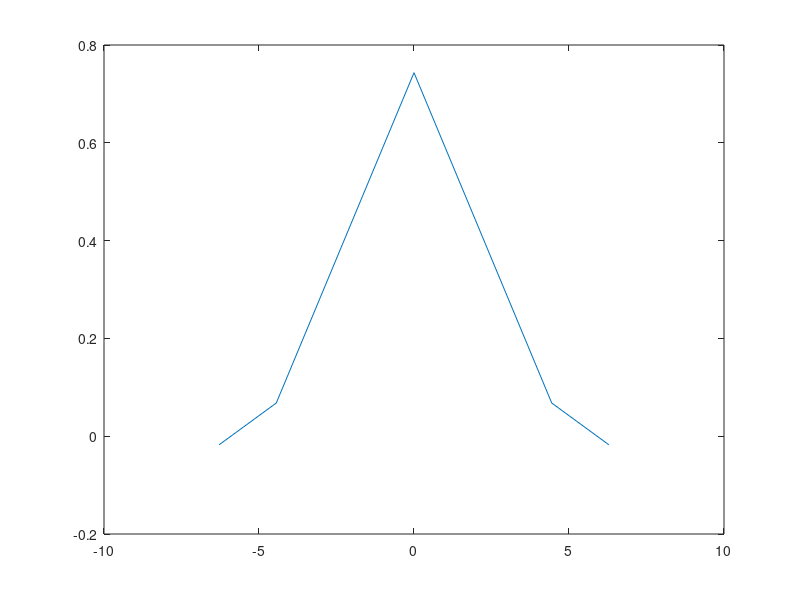
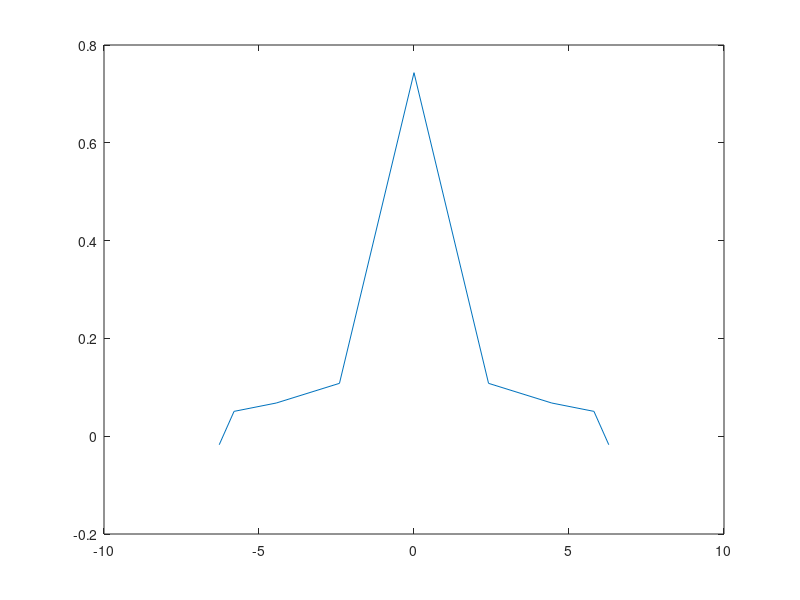
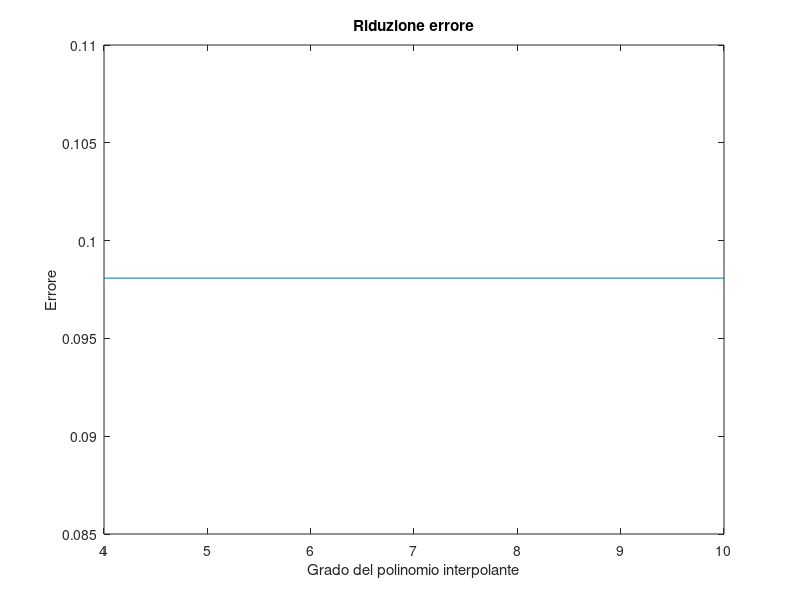

The MATLAB source for these figures, in order:
% Lab 5 Es 5

f = @(x) sin(1./(1+x.^2)); % funzione
x = linspace(-2*pi, 2*pi, 100); % punti nell'intervallo
y = f(x); % valori di f nei punti x

%1 polinomio di Lagrange
n=10; % grado del polinomio
a=x(1); % estremo sinistro dell'intervallo
b=x(length(x)); % estremo destro dell'intervallo
h=(b-a)/n; % ampiezza sottointervalli
nodi=[a:h:b]; % nodi di interpolazione (11)
p=polyfit(nodi,f(nodi),length(nodi)-1); % coefficienti del polinomio di Lagrange
P=polyval(p,nodi); % polinomio inerpolante

% stampa risultato
disp('I coefficienti del polinomio interpolante sono')
p

% grafico di controllo
figure(1)
plot(x,f(x),nodi,P,'r')
xlabel('x')
ylabel('funzione e interpolante')

%2 valutazione errore
err=max(abs((f(nodi)-P))); % errore in norma infinito
                           % valutato nei nodi
                           
%3 %SBAGLIATO (vedi correzioni punto 1)
% figure(2)
% plot(x,y)
% hold on
c=[4 8 10];
k=1;
 
while (k<4)
    n=c(k);
    I=0:n; % nodi base equispaziati
    nodic=-cos(pi*I./n); % nodi C-G-L di base
    nodic_def=(a+b)/2 + ((b-a)/2).*nodic; % nodi C-G-L traslati
    
    nnodi=11; % numero nodi di interpolazione
    p=polyfit(x,y,nnodi-1); % coefficienti del polinomio di Lagrange
    P=polyval(p,nodic_def); % polinomio inerpolante
    
    err(k)=max(abs((f(nodic_def)-P)));
    
    figure(k)
    plot(nodic_def,P)
    
    k=k+1;
end

% hold off

figure(3)
plot(c,err)
title('Riduzione errore')
xlabel('Grado del polinomio interpolante')
ylabel('Errore')
